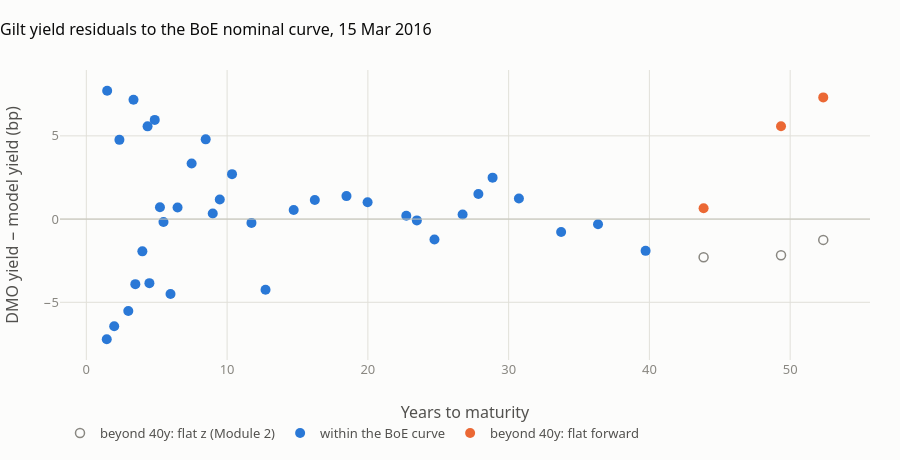

This figure's notebook cell:
### Code cell
fig_s, fig_p = exercise_b.charts(R)
plotting.save_pair(exercise_b.CHART, fig_s, fig_p)
fig_p.show()

### Figure 1 — Plotly figure (JSON) as saved in the notebook; plotly's stock layout.template omitted (floating-point values rounded to 4 significant figures)
{"data": [{"hovertemplate": "%{text}<br>%{x:.1f}y<br>flat z: %{y:+.2f} bp<extra></extra>", "marker": {"color": "rgba(0,0,0,0)", "line": {"color": "#898781", "width": 1.5}, "size": 9}, "mode": "markers", "name": "beyond 40y: flat z (Module 2)", "text": ["4% Treasury Gilt 2060", "2½% Treasury Gilt 2065", "3½% Treasury Gilt 2068"], "type": "scatter", "x": [43.85, 49.35, 52.35], "y": [-2.29, -2.17, -1.25]}, {"customdata": [["8¾% Treasury Stock 2017", 0.3031, 0.3753], ["1% Treasury Gilt 2017", 0.4554, 0.3782], ["5% Treasury Gilt 2018", 0.3579, 0.4224], ["1¼% Treasury Gilt 2018", 0.5216, 0.474], ["4½% Treasury Gilt 2019", 0.5125, 0.5676], ["1¾% Treasury Gilt 2019", 0.7065, 0.6348], ["3¾% Treasury Gilt 2019", 0.6133, 0.6524], ["4¾% Treasury Stock 2020", 0.7121, 0.7315], ["2% Treasury Gilt 2020", 0.8597, 0.8039], ["3¾% Treasury Gilt 2020", 0.7796, 0.8181], ["1½% Treasury Gilt 2021", 0.9503, 0.8907], ["8% Treasury Stock 2021", 0.9195, 0.9124], ["3¾% Treasury Gilt 2021", 0.9734, 0.9752], ["4% Treasury Gilt 2022", 1.001, 1.046], ["1¾% Treasury Gilt 2022", 1.147, 1.14], ["2¼% Treasury Gilt 2023", 1.306, 1.273], ["2¾% Treasury Gilt 2024", 1.44, 1.392], ["5% Treasury Stock 2025", 1.419, 1.415], ["2% Treasury Gilt 2025", 1.53, 1.518], ["1½% Treasury Gilt 2026", 1.648, 1.621], ["4¼% Treasury Gilt 2027", 1.691, 1.693], ["6% Treasury Stock 2028", 1.699, 1.742], ["4¾% Treasury Gilt 2030", 1.915, 1.91], ["4¼% Treasury Stock 2032", 2.026, 2.015], ["4½% Treasury Gilt 2034", 2.133, 2.119], ["4¼% Treasury Stock 2036", 2.193, 2.183], ["4¾% Treasury Stock 2038", 2.24, 2.239], ["4¼% Treasury Gilt 2039", 2.264, 2.264], ["4¼% Treasury Gilt 2040", 2.266, 2.279], ["4½% Treasury Gilt 2042", 2.286, 2.283], ["3¼% Treasury Gilt 2044", 2.327, 2.312], ["3½% Treasury Gilt 2045", 2.326, 2.301], ["4¼% Treasury Gilt 2046", 2.285, 2.273], ["4¼% Treasury Gilt 2049", 2.235, 2.243], ["3¾% Treasury Gilt 2052", 2.214, 2.217], ["4¼% Treasury Gilt 2055", 2.163, 2.182]], "hovertemplate": "%{customdata[0]}<br>%{x:.1f} years<br>residual %{y:+.2f} bp<br>DMO %{customdata[1]:.3f}% · model %{customdata[2]:.3f}%<extra></extra>", "marker": {"color": "#2a78d6", "size": 10}, "mode": "markers", "name": "within the BoE curve", "type": "scatter", "x": [1.45, 1.48, 1.98, 2.35, 2.98, 3.35, 3.48, 3.98, 4.35, 4.48, 4.86, 5.23, 5.48, 5.98, 6.48, 7.48, 8.48, 8.98, 9.48, 10.35, 11.73, 12.73, 14.73, 16.23, 18.48, 19.98, 22.73, 23.48, 24.73, 26.73, 27.85, 28.86, 30.73, 33.73, 36.35, 39.73], "y": [-7.22, 7.71, -6.44, 4.76, -5.52, 7.17, -3.91, -1.94, 5.57, -3.85, 5.96, 0.71, -0.18, -4.5, 0.7, 3.34, 4.79, 0.34, 1.18, 2.7, -0.23, -4.25, 0.55, 1.15, 1.38, 1.01, 0.2, -0.08, -1.23, 0.28, 1.51, 2.49, 1.24, -0.78, -0.31, -1.91]}, {"customdata": [["4% Treasury Gilt 2060", 2.157, 2.151], ["2½% Treasury Gilt 2065", 2.159, 2.103], ["3½% Treasury Gilt 2068", 2.168, 2.095]], "hovertemplate": "%{customdata[0]}<br>%{x:.1f} years<br>residual %{y:+.2f} bp<br>DMO %{customdata[1]:.3f}% · model %{customdata[2]:.3f}%<extra></extra>", "marker": {"color": "#eb6834", "size": 10}, "mode": "markers", "name": "beyond 40y: flat forward", "type": "scatter", "x": [43.85, 49.35, 52.35], "y": [0.65, 5.58, 7.31]}], "layout": {"height": 460, "legend": {"orientation": "h", "y": -0.2}, "shapes": [{"line": {"color": "#c3c2b7", "width": 1}, "type": "line", "x0": 0, "x1": 1, "xref": "x domain", "y0": 0, "y1": 0, "yref": "y"}], "title": {"text": "Gilt yield residuals to the BoE nominal curve, 15 Mar 2016"}, "xaxis": {"title": {"text": "Years to maturity"}}, "yaxis": {"title": {"text": "DMO yield − model yield (bp)"}}}}
